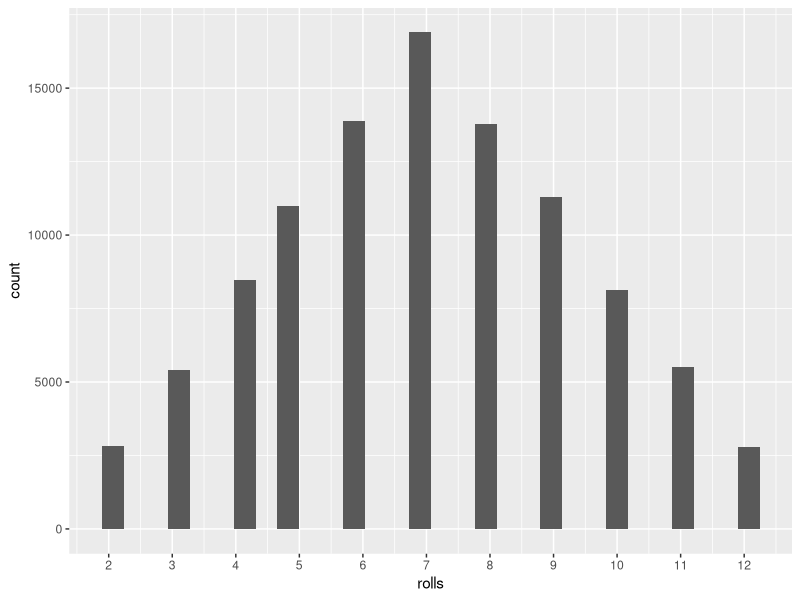

The R source for this figure:
## ---- chunk 1
knitr::opts_chunk$set(echo = TRUE)
library(purrr)
library(tidyverse)
library(ggplot2)
## ---- chunk 2
diceroll <- function(){sample(x = 1:6, size = 1)}

craps_diceroll <- function() {     
  sample(x = 1:6, size = 2, replace = TRUE) }
## ---- chunk 3
dicerolln <- function(n = 1){

map_int(1:n, ~ diceroll() + diceroll()) 
}
## ---- chunk 4
n_rolls <- tibble(rolls = dicerolln(n = 100000))

ggplot(n_rolls, aes(x = rolls)) + geom_histogram(bins = 30) + scale_x_continuous(breaks = c(2, 3, 4, 5, 6, 7, 8, 9, 10, 11, 12))
## ---- chunk 5
y <- tibble(replication = 1:100,
            throws = map(1:100, ~dicerolln(n = 3))) %>% 
      mutate(a_winners = ifelse(7 %in% unlist(throws), TRUE, FALSE))



z <- tibble(rolls  = dicerolln(n = 100000)) %>%
  mutate(include_7_or_11 = ifelse(rolls %in% c(7,11), TRUE, FALSE)) %>%
  summarize(prop = sum(include_7_or_11)/n())
